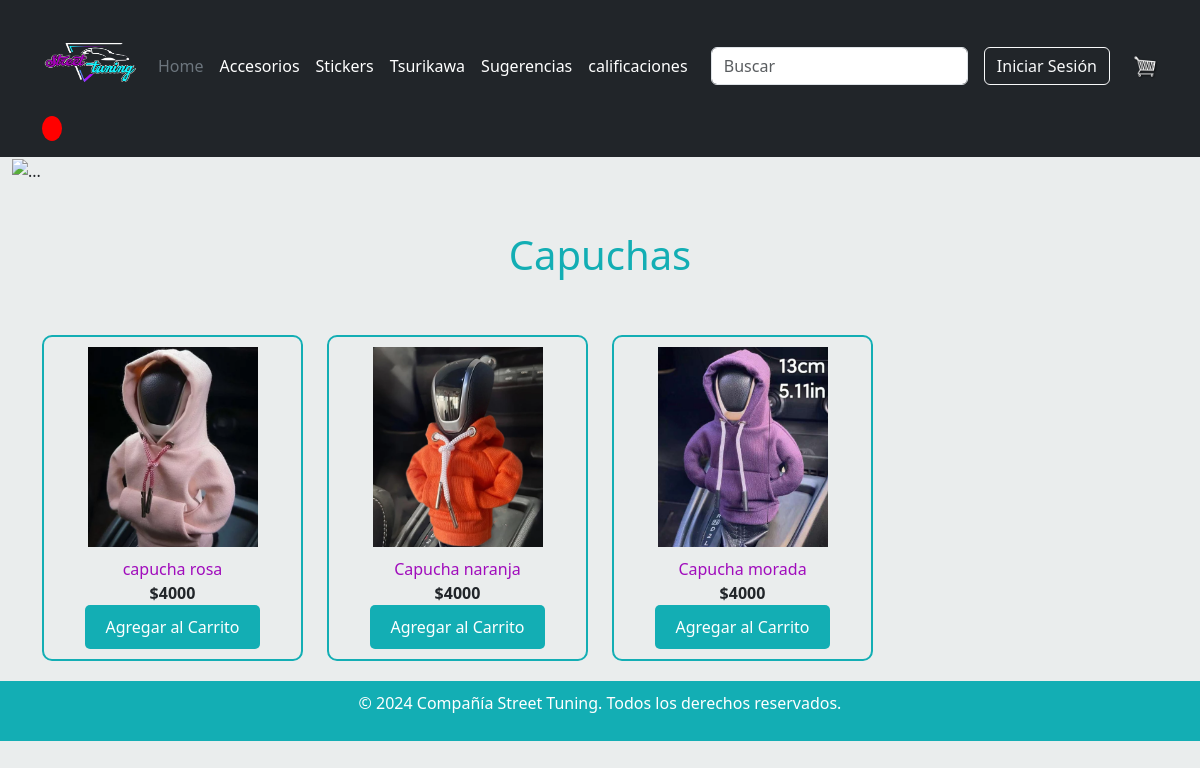
The page /capucha on the database its author committed.
### appweb/models.py (models this page shows, shortened)
class Producto(models.Model):
    id_producto = models.UUIDField(primary_key=True, default=uuid.uuid4, editable=False)
    nombre = models.CharField(max_length=4000)
    cantidad = models.IntegerField()
    precio = models.IntegerField()
    categoria = models.ForeignKey(Categoria, on_delete=models.CASCADE)
    foto = models.ImageField(upload_to="producto",null=True)

### appweb/views.py (the view)
# urls.py: path('capucha', capucha, name='capucha'),
def capucha(request):
    capucha = Producto.objects.filter(categoria__id_categoria='3b9be3c4-a5ff-48e2-9c6e-f2b8df4861be')
    data ={
        'capucha' : capucha
    }
    return render(request, "capucha.html",data)

### appweb/context_processors.py (called while the page is built)
def carrito_items(request):
    if request.user.is_authenticated:
        try:
            cliente = Cliente.objects.get(usuario=request.user)
            orden, created = Orden.objects.get_or_create(cliente=cliente, complete=False)
            carritoItems = orden.get_carrito_items
        except Cliente.DoesNotExist:
            carritoItems = 0
    else:
        carritoItems = 0
    return {'carritoItems': carritoItems}

### appweb/templates/capucha.html (shortened to what this page needs)
{% extends 'base.html' %}
{% load static %}
{% block contenido %}
<head>
  <link rel="stylesheet" href="{% static 'css/style.css' %}">
</head>
<div class="pag-accesorios">
  <div class="container-fluid">
    <img src="{% static './imagenes/principalAccesorios.png'%}" class="img-fluid" alt="...">
  </div>
  <div class="container">
    <br>
    <br>
    <h1>Capuchas</h1>
    <br>
    <br>
    <div class="row">
      {% for p in capucha %}
      <div class="col-md-3">
        <div class="catalog-item text-center">
          {% if p.foto %}
          <img width="170" height="350" src="{{p.foto.url}}" class="img-responsive wp-post-image" alt="LuzDeSecuencia"
            class="img-fluid">
          {% else %}
          <img width="270" height="350" src="" class="img-responsive wp-post-image" alt="LuzDeSecuencia"
            class="img-fluid">
          {% endif%}
          <div class="catalog-item-title">{{p.nombre}}</div>
          <div class="catalog-item-price">${{p.precio|floatformat:0}}</div>
          <button data-p="{{ p.id_producto }}" data-action="add" class="btn-agregar add-btn update-cart">
            Agregar al Carrito
        </button>
        </div>
      </div>
      {% endfor %}
    </div>
</div>
</div>
  {% endblock %}

### appweb/static/css/style.css (style rules this page uses)
.pag-accesorios { background-color: #EAEDED; }
.pag-accesorios h1 { color: #13AEB4; text-align: center; }
.catalog-item { border: 2px solid #13AEB4; border-radius: 10px; padding: 10px; margin-bottom: 20px; }
.catalog-item img { max-width: 100%; height: 200px; object-fit: cover; }
.catalog-item-title { text-align: center; color: #A00CBC; margin-top: 10px; }
.catalog-item-price { text-align: center; font-weight: bold; }
.btn-agregar { background-color: #13AEB4; color: white; border: none; padding: 10px 20px; border-radius: 5px; cursor: pointer; transition: background-color 0.3s; }

### rows shown on the page
Producto: foto (picture), nombre "capucha rosa", precio "4000"
Producto: foto (picture), nombre "Capucha naranja", precio "4000"
Producto: foto (picture), nombre "Capucha morada", precio "4000"
